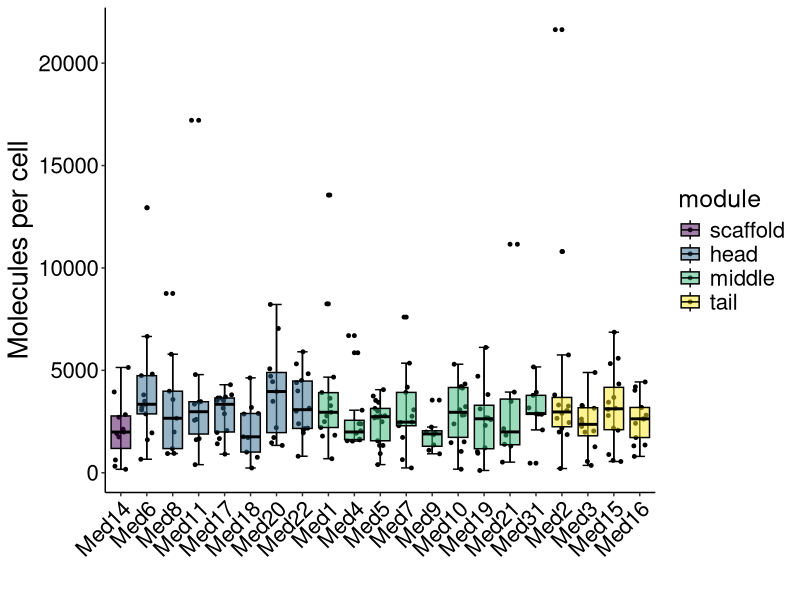

Recreate this plot in R.
library(readxl)
library(tidyverse)

med <- read_tsv("core_mediator_complex_annotations.txt")
abundance <- read_xlsx("1-s2.0-S240547121730546X-mmc5.xlsx", skip = 1)

abundance_trimmed <- select(abundance, -c(1,3:6))

pivoted <- pivot_longer(abundance_trimmed, -c(1), names_to = "study", values_to = "quant") %>%
    filter(`Standard Name` %in% med$gene) %>%
    left_join(., med, by = c("Standard Name" = "gene")) %>%
    mutate(module = factor(module, levels = c("scaffold",
                                              "head",
                                              "middle",
                                              "tail"))) 
gene_order <- c("RGR1", 
                "MED6", "MED8", "MED11", "SRB4", "SRB5", "SRB2", "SRB6",
                "MED1", "MED4", "NUT1", "MED7", "CSE2", "NUT2", "ROX3", "SRB7", "SOH1",
                "MED2", "PGD1", "GAL11", "SIN4")

aka_order <- c("Med14",
               "Med6", "Med8", "Med11", "Med17", "Med18", "Med20", "Med22",
               "Med1", "Med4", "Med5", "Med7", "Med9", "Med10", "Med19", "Med21", "Med31",
               "Med2", "Med3", "Med15", "Med16")

pivoted$aka <- factor(pivoted$aka, levels = aka_order)

p <- ggplot(pivoted, aes(x = aka, y = quant, fill = module)) +
    stat_boxplot(geom = "errorbar", width = 0.4, na.rm = T, color = "black") +
    geom_jitter(position = position_jitter(height = 0, 
                                           width = 0.3), 
                size = 1, 
                na.rm = T) +
    geom_boxplot(width = 0.75, 
                 alpha = 0.5, 
                 outlier.size = 1, 
                 outlier.alpha = 1,
                 outlier.color = "black",
                 color = "black",
                 na.rm = T) +
    theme_classic() +
    theme(axis.text.x = element_text(angle = 45, hjust = 1),
          axis.text = element_text(color = "black", size = 16),
          axis.title = element_text(size = 20),
          legend.text = element_text(size = 16),
          legend.title = element_text(size = 18)) +
    xlab("") +
    ylab("Molecules per cell") +
    scale_fill_viridis_d() 

ggsave(p, filename = "abundance_boxplot.png", width = 9, height = 6, units = "in")
